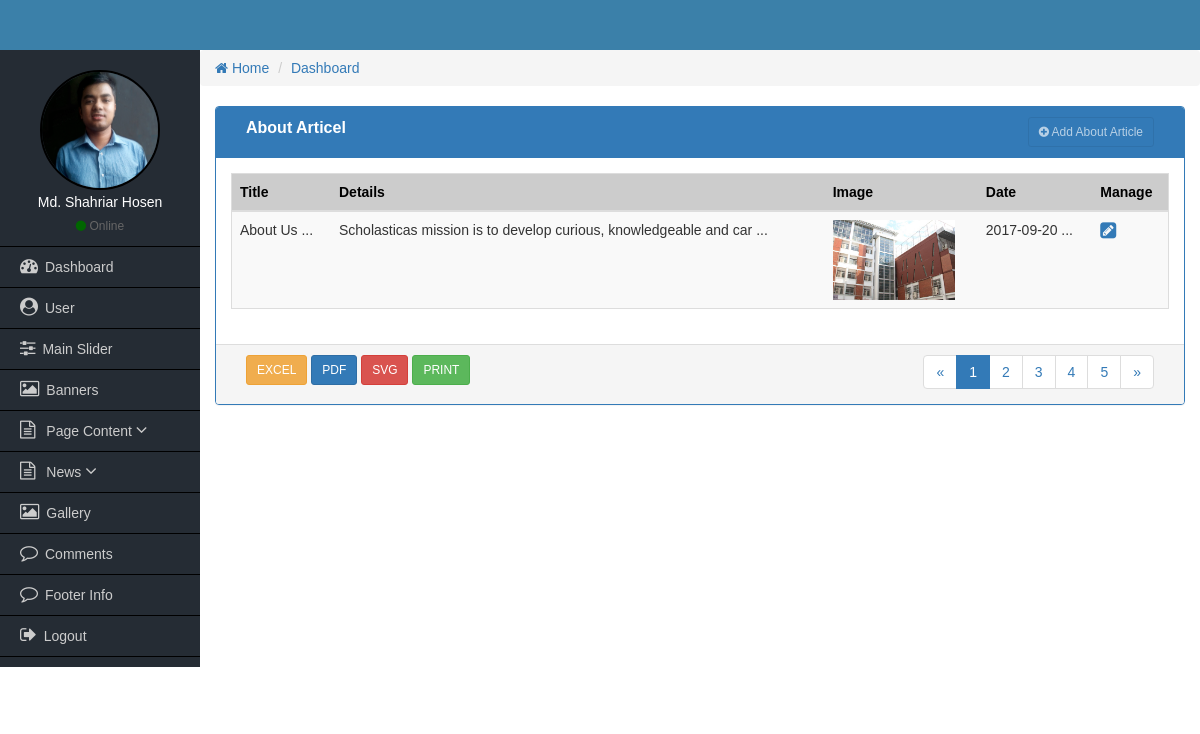
/admin/about-content.php (signed in), run on an earlier commit of the app's database.
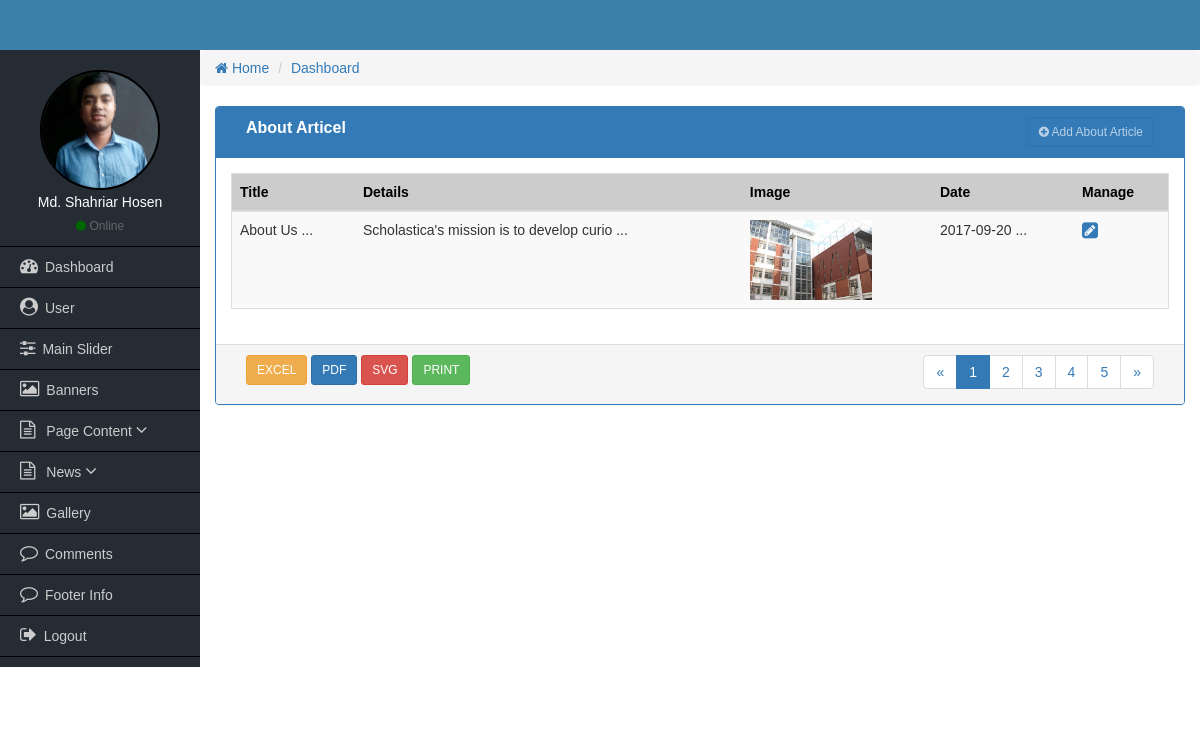
And on a later commit of the database.
### tables this page shows
CREATE TABLE `posts` (
  `post_id` int(11) NOT NULL,
  `post_title` varchar(100) NOT NULL,
  `post_subtitle` varchar(100) NOT NULL,
  `post_details` longtext NOT NULL,
  `post_btn_txt` varchar(20) NOT NULL,
  `post_btn_url` varchar(100) NOT NULL,
  `post_date` datetime NOT NULL,
  `post_image` varchar(255) NOT NULL,
  `post_cat_id` int(11) NOT NULL
);

### admin/about-content.php (the view, shortened to what this page needs)
<?php
	require_once('functions/admin-functions.php');
  if($_SESSION['role'] <=2){
?>
<div class="col-md-12">
    <div class="panel panel-primary">
        <div class="panel-heading">
            <div class="col-md-9 heading_title">
                  About Articel
             </div>
             <div class="col-md-3 text-right">
                <a href="add-user.php" class="btn btn-sm btn btn-primary" disabled><i class="fa fa-plus-circle"></i> Add About Article</a>
            </div>
            <div class="clearfix"></div>
        </div>
      <div class="panel-body">
          <table class="table table-responsive table-striped table-hover table_cus">
              <thead class="table_head">
                <tr>
                    <th>Title</th>
                    <th>Details</th>
                    <th class="hidden-xs">Image</th>
                    <th class="hidden-xs">Date</th>
                    <th>Manage</th>
                </tr>
              </thead>
              <tbody>
                <?php
                  $query = "SELECT * FROM posts WHERE post_cat_id='5' ";
                  $sqlQuery = mysqli_query($dbconnect, $query);
                  $row = mysqli_fetch_array($sqlQuery); ?>
                  <tr>
                      <td><?= substr($row['post_title'],0, 15); ?> ...</td>
                      <td><?= substr($row['post_details'],0, 65); ?> ...</td>
                      <td class="hidden-xs">
                        <?php
                          if($row['post_image'] == '') : ?>
                            <img src="uploads/noimagefound.jpg" height="80" alt="">
                          <?php else: ?>
                            <img src="uploads/<?= $row['post_image']; ?>" height="80" alt="">
                          <?php endif; ?>
                      </td>
                      <td><?= substr($row['post_date'],0,10); ?> ...</td>
                      <td>
                          <a href="edit-about.php?about_id=<?= $row['post_id']; ?>"><i class="fa fa-pencil-square fa-lg"></i></a>
                      </td>
                  </tr>
              </tbody>
          </table>
      </div>
      <div class="panel-footer">
        <div class="col-md-4">
            <a href="#" class="btn btn-sm btn-warning">EXCEL</a>
            <a href="#" class="btn btn-sm btn-primary">PDF</a>
            <a href="#" class="btn btn-sm btn-danger">SVG</a>
            <a href="#" class="btn btn-sm btn-success">PRINT</a>
        </div>
        <div class="col-md-4">
        </div>
        <div class="col-md-4 text-right">
            <nav aria-label="Page navigation">
              <ul class="pagination pagina_cus">
                <li>
                  <a href="#" aria-label="Previous">
                    <span aria-hidden="true">&laquo;</span>
                  </a>
                </li>
                <li class="active"><a href="#">1</a></li>
                <li><a href="#">2</a></li>
                <li><a href="#">3</a></li>
                <li><a href="#">4</a></li>
                <li><a href="#">5</a></li>
                <li>
                  <a href="#" aria-label="Next">
                    <span aria-hidden="true">&raquo;</span>
                  </a>
                </li>
              </ul>
            </nav>
        </div>
        <div class="clearfix"></div>
      </div>
    </div>
</div>
<?php
  }else{
    echo "Access Denied!";
  }
?>

What changed in the data, as far as the page shows it:
changed posts "About Us": post_details "Scholasticas mission is to develop curious, knowledgeable and car" → "Scholastica's mission is to develop curio"
